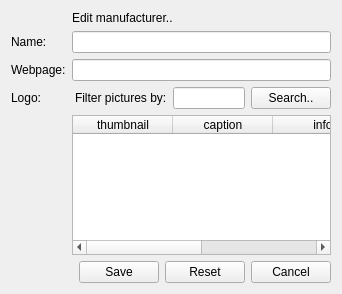
<?xml version="1.0" encoding="UTF-8"?>
<ui version="4.0">
 <class>manufacturer_edit_form</class>
 <widget class="QWidget" name="manufacturer_edit_form">
  <property name="geometry">
   <rect>
    <x>0</x>
    <y>0</y>
    <width>342</width>
    <height>294</height>
   </rect>
  </property>
  <property name="windowTitle">
   <string>Edit manufacturer</string>
  </property>
  <property name="initAction" stdset="0">
   <string>read</string>
  </property>
  <property name="id" stdset="0">
   <string notr="true">{global.id}</string>
  </property>
  <property name="doctype" stdset="0">
   <string notr="true">ManufacturerRequest.simpleForm</string>
  </property>
  <property name="rootelement" stdset="0">
   <string>manufacturer</string>
  </property>
  <layout class="QFormLayout" name="formLayout">
   <property name="fieldGrowthPolicy">
    <enum>QFormLayout::AllNonFixedFieldsGrow</enum>
   </property>
   <item row="1" column="0">
    <widget class="QLabel" name="label_name">
     <property name="text">
      <string>Name:</string>
     </property>
     <property name="buddy">
      <cstring>name</cstring>
     </property>
    </widget>
   </item>
   <item row="1" column="1">
    <widget class="QLineEdit" name="name">
     <property name="initialFocus" stdset="0">
      <bool>true</bool>
     </property>
    </widget>
   </item>
   <item row="2" column="0">
    <widget class="QLabel" name="label_description">
     <property name="text">
      <string>Webpage:</string>
     </property>
     <property name="buddy">
      <cstring>webPage</cstring>
     </property>
    </widget>
   </item>
   <item row="4" column="1">
    <widget class="QTableWidget" name="picture">
     <property name="horizontalScrollBarPolicy">
      <enum>Qt::ScrollBarAsNeeded</enum>
     </property>
     <property name="alternatingRowColors">
      <bool>true</bool>
     </property>
     <property name="selectionMode">
      <enum>QAbstractItemView::SingleSelection</enum>
     </property>
     <property name="selectionBehavior">
      <enum>QAbstractItemView::SelectRows</enum>
     </property>
     <property name="showGrid">
      <bool>true</bool>
     </property>
     <property name="gridStyle">
      <enum>Qt::DotLine</enum>
     </property>
     <property name="sortingEnabled">
      <bool>true</bool>
     </property>
     <property name="doctype" stdset="0">
      <string notr="true">PictureListRequest.simpleform</string>
     </property>
     <property name="rootelement" stdset="0">
      <string notr="true">picture</string>
     </property>
     <property name="search" stdset="0">
      <string notr="true">{search.text}</string>
     </property>
     <property name="action" stdset="0">
      <string notr="true">read</string>
     </property>
     <attribute name="horizontalHeaderShowSortIndicator" stdset="0">
      <bool>true</bool>
     </attribute>
     <attribute name="verticalHeaderStretchLastSection">
      <bool>false</bool>
     </attribute>
     <column>
      <property name="text">
       <string>thumbnail</string>
      </property>
     </column>
     <column>
      <property name="text">
       <string>caption</string>
      </property>
     </column>
     <column>
      <property name="text">
       <string>info</string>
      </property>
     </column>
     <column>
      <property name="text">
       <string>tags</string>
      </property>
     </column>
    </widget>
   </item>
   <item row="5" column="0" colspan="2">
    <layout class="QHBoxLayout" name="horizontalLayout">
     <item>
      <spacer name="horizontalSpacer">
       <property name="orientation">
        <enum>Qt::Horizontal</enum>
       </property>
       <property name="sizeHint" stdset="0">
        <size>
         <width>40</width>
         <height>20</height>
        </size>
       </property>
      </spacer>
     </item>
     <item>
      <widget class="QPushButton" name="save">
       <property name="text">
        <string>Save</string>
       </property>
       <property name="rootelement" stdset="0">
        <string notr="true">manufacturer</string>
       </property>
       <property name="doctype" stdset="0">
        <string notr="true">Manufacturer.simpleform</string>
       </property>
       <property name="action" stdset="0">
        <string notr="true">update</string>
       </property>
       <property name="form" stdset="0">
        <string notr="true">manufacturers</string>
       </property>
       <property name="id" stdset="0">
        <string notr="true">{global.id}</string>
       </property>
      </widget>
     </item>
     <item>
      <widget class="QPushButton" name="reset">
       <property name="text">
        <string>Reset</string>
       </property>
       <property name="doctype" stdset="0">
        <string notr="true">ManufacturerRequest.simpleform</string>
       </property>
       <property name="rootelement" stdset="0">
        <string notr="true">manufacturer</string>
       </property>
       <property name="action" stdset="0">
        <string notr="true">read</string>
       </property>
       <property name="id" stdset="0">
        <string notr="true">{global.id}</string>
       </property>
      </widget>
     </item>
     <item>
      <widget class="QPushButton" name="cancel">
       <property name="text">
        <string>Cancel</string>
       </property>
       <property name="form" stdset="0">
        <string notr="true">manufacturers</string>
       </property>
      </widget>
     </item>
    </layout>
   </item>
   <item row="2" column="1">
    <widget class="QLineEdit" name="webPage"/>
   </item>
   <item row="3" column="1">
    <layout class="QHBoxLayout" name="horizontalLayout_3">
     <item>
      <spacer name="horizontalSpacer_2">
       <property name="orientation">
        <enum>Qt::Horizontal</enum>
       </property>
       <property name="sizeHint" stdset="0">
        <size>
         <width>40</width>
         <height>20</height>
        </size>
       </property>
      </spacer>
     </item>
     <item>
      <widget class="QLabel" name="label_2">
       <property name="text">
        <string>Filter pictures by:</string>
       </property>
      </widget>
     </item>
     <item>
      <widget class="QLineEdit" name="search"/>
     </item>
     <item>
      <widget class="QPushButton" name="searchButton">
       <property name="text">
        <string>Search..</string>
       </property>
       <property name="global.searchState" stdset="0">
        <string notr="true">{search.state}</string>
       </property>
       <property name="action" stdset="0">
        <string notr="true">picture.reload</string>
       </property>
      </widget>
     </item>
    </layout>
   </item>
   <item row="3" column="0">
    <widget class="QLabel" name="label">
     <property name="text">
      <string>Logo:</string>
     </property>
     <property name="buddy">
      <cstring>picture</cstring>
     </property>
    </widget>
   </item>
   <item row="0" column="0">
    <widget class="QLabel" name="label_3">
     <property name="text">
      <string/>
     </property>
     <property name="pixmap">
      <pixmap resource="../qtclient.qrc">:/images/building_edit.png</pixmap>
     </property>
    </widget>
   </item>
   <item row="0" column="1">
    <widget class="QLabel" name="label_4">
     <property name="text">
      <string>Edit manufacturer..</string>
     </property>
    </widget>
   </item>
  </layout>
 </widget>
 <tabstops>
  <tabstop>name</tabstop>
  <tabstop>webPage</tabstop>
  <tabstop>search</tabstop>
  <tabstop>searchButton</tabstop>
  <tabstop>picture</tabstop>
  <tabstop>save</tabstop>
  <tabstop>reset</tabstop>
  <tabstop>cancel</tabstop>
 </tabstops>
 <resources>
  <include location="../qtclient.qrc"/>
  <include location="./qtclient.qrc"/>
 </resources>
 <connections>
  <connection>
   <sender>search</sender>
   <signal>returnPressed()</signal>
   <receiver>searchButton</receiver>
   <slot>click()</slot>
   <hints>
    <hint type="sourcelabel">
     <x>250</x>
     <y>121</y>
    </hint>
    <hint type="destinationlabel">
     <x>331</x>
     <y>123</y>
    </hint>
   </hints>
  </connection>
 </connections>
</ui>
